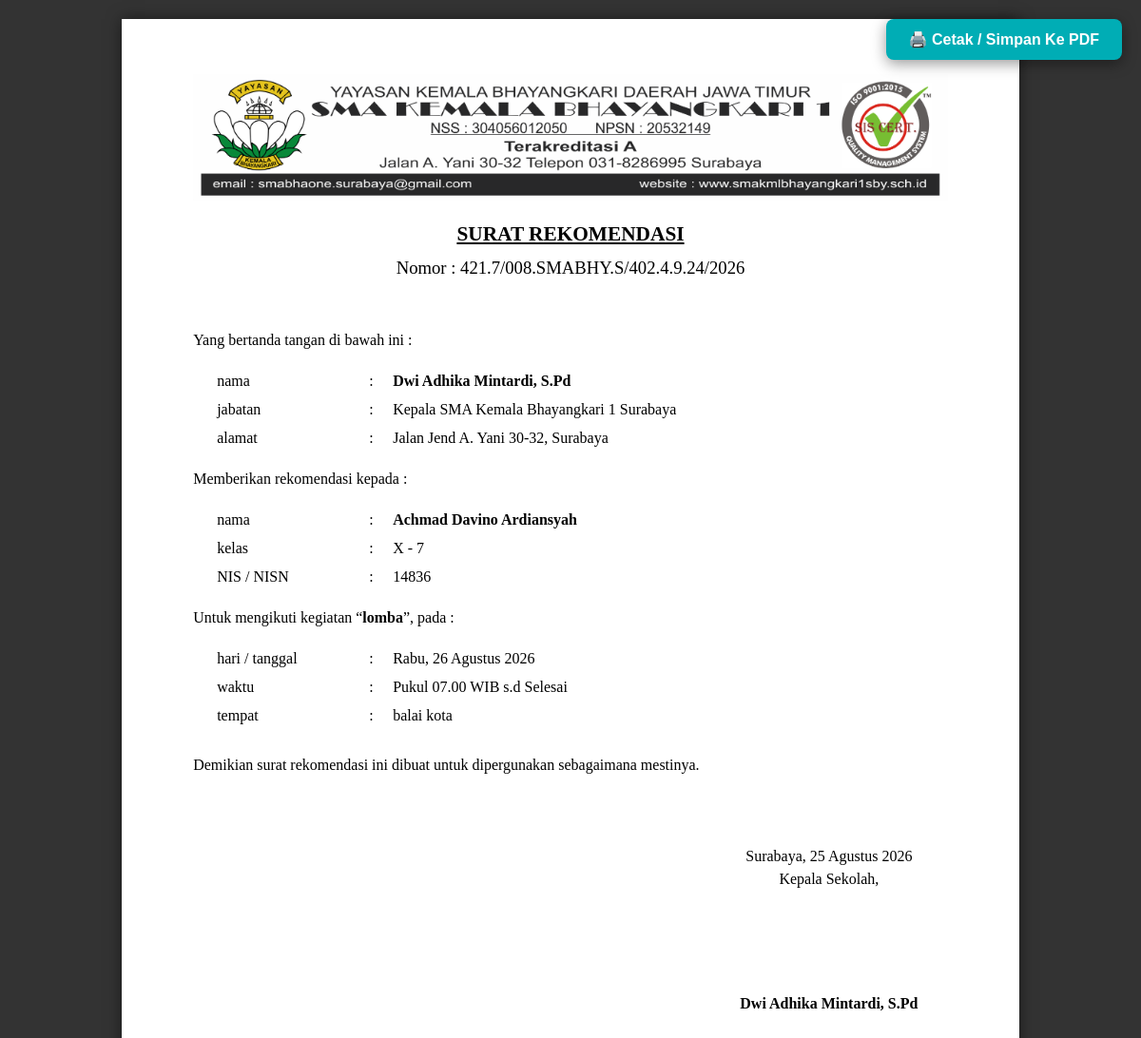
Page /surat/cetak/11 (signed in) on the committed database.
### tables this page shows
CREATE TABLE surat (
            id INTEGER PRIMARY KEY AUTOINCREMENT,
            jenis_surat TEXT, nomor_surat TEXT, perihal TEXT, bulan TEXT, uploaded_by TEXT,
            nama_penerima TEXT, unit TEXT, no_pegawai TEXT, kelas TEXT DEFAULT '-', no_induk_siswa TEXT DEFAULT '-',
            ttl TEXT DEFAULT '-', alamat TEXT DEFAULT '-', isi_keterangan TEXT DEFAULT '-', keterangan_acara TEXT DEFAULT '-', nama_event TEXT,
            hari_tanggal TEXT, tempat TEXT, tgl_surat TEXT DEFAULT '-',
            lampiran TEXT DEFAULT '-', waktu TEXT DEFAULT '-', alamat_tempat TEXT DEFAULT '-',
            isi_custom_html TEXT DEFAULT '-', file_custom_path TEXT DEFAULT '-',
            nama_bank TEXT DEFAULT '-', no_rekening TEXT DEFAULT '-', virtual_account TEXT DEFAULT '-'
        , is_approved INTEGER DEFAULT 0);

### routes/surat_keluar_routes.py (the view, shortened to what this page needs)
@surat_keluar_bp.route('/surat/cetak/<int:surat_id>')
def cetak_surat(surat_id):
    if 'username' not in session:
        return redirect(url_for('auth_bp.login_page'))
    conn = get_db()
    cursor = conn.cursor()
    cursor.execute("SELECT * FROM surat WHERE id = ?", (surat_id,))
    surat = cursor.fetchone()
    conn.close()
    if not surat:
        return "Surat tidak ditemukan!", 404
    surat_dict = dict(surat)
    surat_dict['tgl_surat_indo'] = format_tanggal_indo(surat_dict.get('tgl_surat'))
    if surat_dict.get('jenis_surat') == 'CUSTOM_FILE' and surat_dict.get('file_custom_path') != '-':
        upload_folder = os.path.join(current_app.root_path, 'static', 'uploads')
        return send_from_directory(upload_folder, surat_dict['file_custom_path'])
    return render_template('cetak_surat.html', surat=surat_dict)

### routes/utils.py (called while the page is built)
def get_db():
    conn = sqlite3.connect('arsip_kantor.db')
    conn.row_factory = sqlite3.Row
    return conn

def format_tanggal_indo(tgl_str):
    if not tgl_str or tgl_str == '-':
        return '18 Agustus 2026'
    bulan_indo = {
        '01': 'Januari', '02': 'Februari', '03': 'Maret', '04': 'April',
        '05': 'Mei', '06': 'Juni', '07': 'Juli', '08': 'Agustus',
        '09': 'September', '10': 'Oktober', '11': 'November', '12': 'Desember'
    }
    try:
        parts = tgl_str.split('-')
        if len(parts) == 3:
            thn, bln, tgl = parts
            return f"{int(tgl)} {bulan_indo.get(bln, bln)} {thn}"
    except Exception:
        pass
    return tgl_str

### templates/cetak_surat.html (shortened to what this page needs)
<!DOCTYPE html>
<html lang="id">
<head>
</head>
<body>
    <button class="btn-print" onclick="window.print()">🖨️ Cetak / Simpan Ke PDF</button>
    <div class="paper">
        <div class="kop-container">
            <img src="{{ url_for('static', filename='img/kop.png') }}" class="kop-surat-img" alt="Kop Surat SMA Kemala Bhayangkari 1">
        </div>
        <div class="judul-surat">SURAT REKOMENDASI</div>
        <div class="nomor-surat">Nomor : {{ surat['nomor_surat'] }}</div>
        <p>Yang bertanda tangan di bawah ini :</p>
        <table class="form-table">
            <tr><td width="150">nama</td><td width="15">:</td><td><b>Dwi Adhika Mintardi, S.Pd</b></td></tr>
            <tr><td>jabatan</td><td>:</td><td>Kepala SMA Kemala Bhayangkari 1 Surabaya</td></tr>
            <tr><td>alamat</td><td>:</td><td>Jalan Jend A. Yani 30-32, Surabaya</td></tr>
        </table>
        <p>Memberikan rekomendasi kepada :</p>
        <table class="form-table">
            <tr><td width="150">nama</td><td width="15">:</td><td><b>{{ surat['nama_penerima'] if surat['nama_penerima'] else '-' }}</b></td></tr>
            {% if surat['kelas'] and surat['kelas'] != '-' %}
                <tr><td>kelas</td><td>:</td><td>{{ surat['kelas'] }}</td></tr>
                <tr><td>NIS / NISN</td><td>:</td><td>{{ surat['no_induk_siswa'] if surat['no_induk_siswa'] else '-' }}</td></tr>
            {% else %}
                <tr><td>jabatan / Unit</td><td>:</td><td>{{ surat['unit'] if surat['unit'] else '-' }}</td></tr>
                <tr><td>NIP / NTY</td><td>:</td><td>{{ surat['no_pegawai'] if surat['no_pegawai'] else '-' }}</td></tr>
            {% endif %}
        </table>
        <p>Untuk mengikuti kegiatan “<b>{{ surat['nama_event'] if surat['nama_event'] else surat['perihal'] }}</b>”, pada :</p>
        <table class="form-table">
            <tr><td width="150">hari / tanggal</td><td width="15">:</td><td>{{ surat['hari_tanggal'] if surat['hari_tanggal'] else '-' }}</td></tr>
            <tr><td>waktu</td><td>:</td><td>{{ surat['waktu'] if surat['waktu'] else '-' }}</td></tr>
            <tr><td>tempat</td><td>:</td><td>{{ surat['tempat'] if surat['tempat'] else '-' }}</td></tr>
        </table>
        <p style="margin-top: 25px;">Demikian surat rekomendasi ini dibuat untuk dipergunakan sebagaimana mestinya.</p>
        <div class="ttd-container">
            <p>Surabaya, {{ surat['tgl_surat_indo'] }}<br>Kepala Sekolah,</p>
            <div style="height: 75px; position: relative; display: flex; justify-content: center; align-items: center;">
            </div>
            <p><b>Dwi Adhika Mintardi, S.Pd</b></p>
        </div>
    </div>
</body>
</html>

### templates/cetak_surat.html (style rules this page uses)
body { font-family: 'Times New Roman', Times, serif; font-size: 12pt; line-height: 1.5; color: #000; background: #333; margin: 0; padding: 20px 0; }
.paper { width: 210mm; min-height: 330mm; padding: 15mm 20mm 20mm 20mm; background: #fff; margin: 0 auto; box-shadow: 0 0 15px rgba(0,0,0,0.5); display: block; }
.kop-container { width: 100%; margin-bottom: 20px; text-align: center; }
.kop-surat-img { width: 100%; max-width: 100%; height: auto; display: block; }
.judul-surat { text-align: center; font-weight: bold; font-size: 16pt; text-decoration: underline; margin-bottom: 5px; text-transform: uppercase; }
.nomor-surat { text-align: center; font-size: 14pt; margin-bottom: 50px; }
table.form-table { width: 100%; margin-left: 20px; margin-bottom: 15px; border-collapse: collapse; }
table.form-table td { padding: 3px 5px; vertical-align: top; }
.ttd-container { float: right; width: 250px; text-align: center; margin-top: 40px; }
.btn-print { position: fixed; top: 20px; right: 20px; padding: 12px 24px; background: #00adb5; color: white; border: none; border-radius: 8px; font-weight: bold; font-size: 1rem; cursor: pointer; box-shadow: 0 4px 15px rgba(0,0,0,0.4); z-index: 9999; }

### rows in the picture
surat: nomor_surat "421.7/008.SMABHY.S/402.4.9.24/2026", nama_penerima "Achmad Davino Ardiansyah", kelas "X - 7", no_induk_siswa "14836", nama_event+perihal "lomba", hari_tanggal "Rabu, 26 Agustus 2026", waktu "Pukul 07.00 WIB s.d Selesai", tempat "balai kota"

### other values in the picture
{{ surat['tgl_surat_indo'] }} "25 Agustus 2026"
